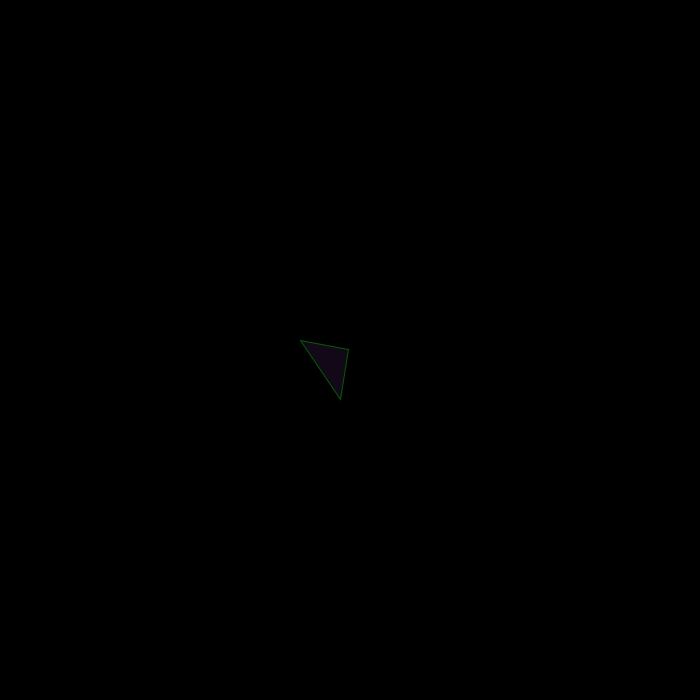
Frame 1 (no input)
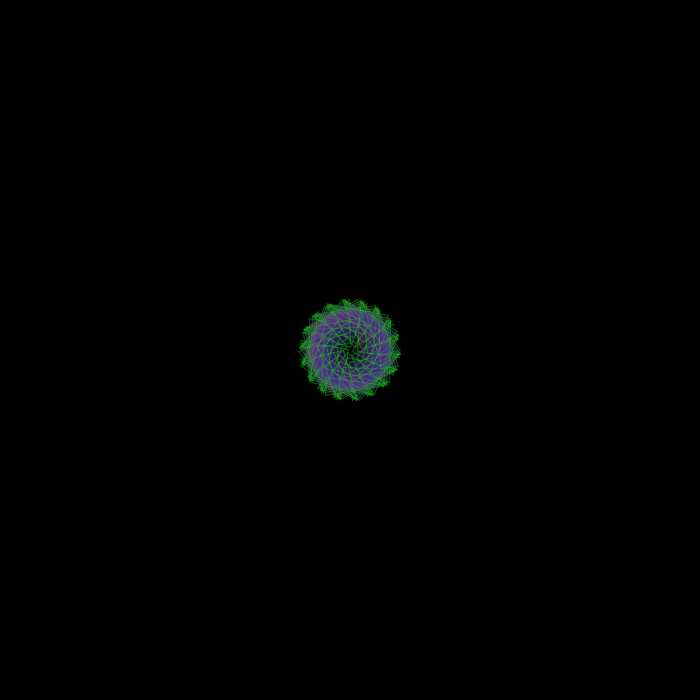
Frame 60 (the mouse pressed at the canvas centre just before this capture)
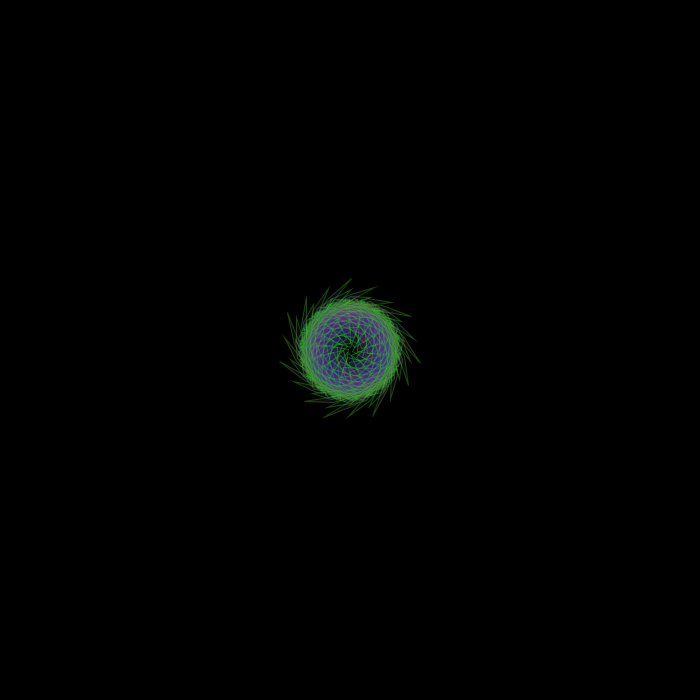
Frame 120 (the mouse held since frame 60 and released just before this capture)

The Processing sketch that drew these frames (run headless with seeded random() and noise(); from frame 60 on, the mouse is pressed at the canvas centre):

// Processing sketch: processing_29089
// ── processing_29089.pde


float i=0;
 int x=1;
void setup()
{
  size(700,700);
background(0);

}

void draw()
{
  
   println(i); 
  
   
   float r;
 
  if(i<= 150)
 {
    float m = map(i, 0,100, 0, 255 );
   fill(random(50,150),50,150,40);
 
  smooth();
      translate(width/2, height/2);
      x=x+100; //very closely spaced, angles by which they are moving
rotate(radians(x));
stroke(m,255-m,0,90);
r= 2+(3*i);

  
  //strokeWeight(m);
  triangle(0,r,50,i/3,i,50);
  

 
  i=i+0.2;
 // i=i+(i/4)+(0.0001);
  noStroke(); 
  
  println(x);
 
  }
  
  


}
